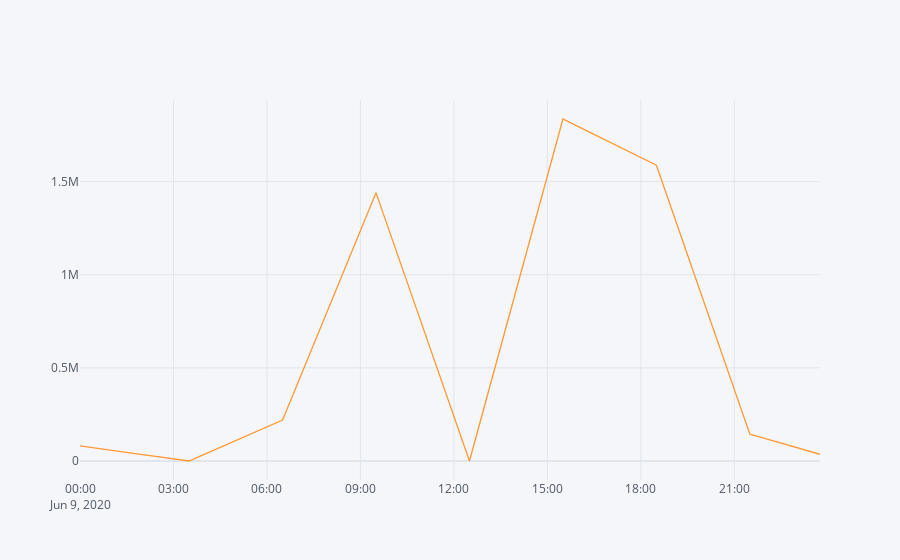

The notebook cell this image was saved under:
### Code cell
import cufflinks
cufflinks.go_offline()

radiation.iplot()
